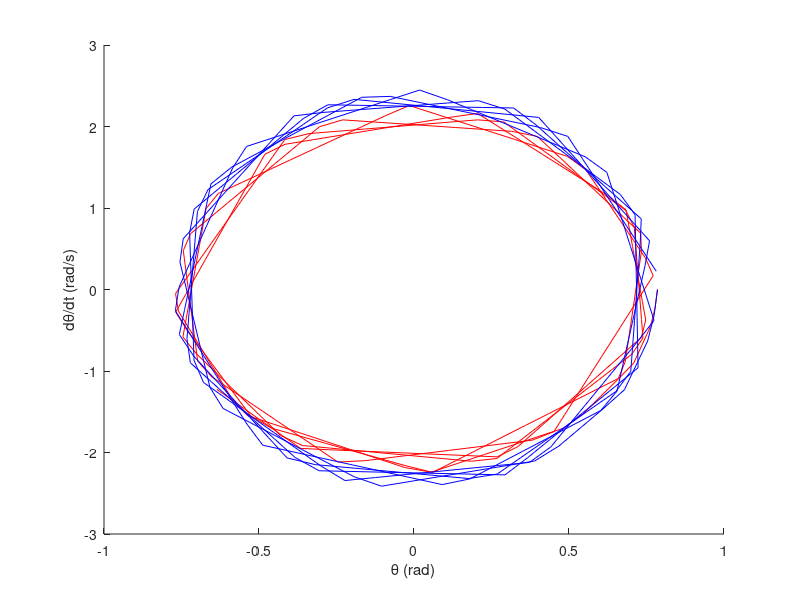
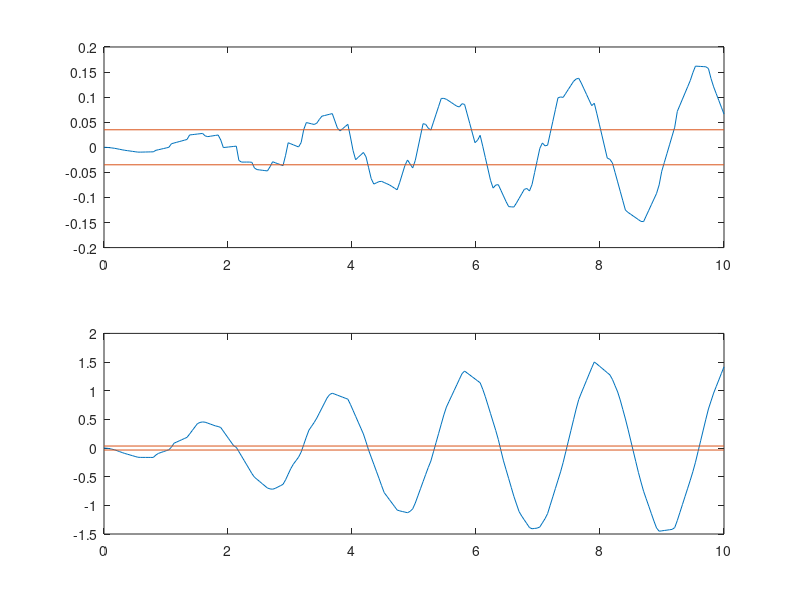

Source code (MATLAB) for these figures, in order:
% clear everything
clear all
clc

% define constants
g = 9.81;
l = 1;
t = linspace(0, 10, 240);

% solve odes
sol_nonlinear_piover10 = ode45(@(t, y) [y(2), -g/l * cos(y(1)) * y(1)].', t, [pi/10 0]);
sol_linear_piover10 = ode45(@(t, y) [y(2), -g/l * y(1)].', t, [pi/10 0]);

% generate video
y_nonlinear_piover10 = interp1(sol_nonlinear_piover10.x, sol_nonlinear_piover10.y(1, :), t);
y_linear_piover10 = interp1(sol_linear_piover10.x, sol_linear_piover10.y(1, :), t);
% videoSimple(t, y_nonlinear_piover10, y_linear_piover10, 10, l, 'pendSimples_piover10');

% generate video for (pi/4, 0)
sol_nonlinear_piover4 = ode45(@(t, y) [y(2), -g/l * cos(y(1)) * y(1)].', t, [pi/4 0]);
sol_linear_piover4 = ode45(@(t, y) [y(2), -g/l * y(1)].', t, [pi/4 0]);
y_nonlinear_piover4 = interp1(sol_nonlinear_piover4.x, sol_nonlinear_piover4.y(1, :), t);
y_linear_piover4 = interp1(sol_linear_piover4.x, sol_linear_piover4.y(1, :), t);
% videoSimple(t, y_nonlinear_piover4, y_linear_piover4, 10, l, 'pendSimples_piover4');

% generate phase diagram
figure();
hold on;

xlabel('\theta (rad)');
ylabel('d\theta/dt (rad/s)');
plot(y_nonlinear_piover4, interp1(sol_nonlinear_piover4.x, sol_nonlinear_piover4.y(2, :), t), 'red');
plot(y_linear_piover4, interp1(sol_linear_piover4.x, sol_linear_piover4.y(2, :), t), 'blue');

hold off;

% get the time instants where the lag is bigger than 2 degrees
t_lag_piover10 = [];
lag_piover10 = y_linear_piover10 - y_nonlinear_piover10;
for i = 1:length(t)
    if abs(lag_piover10(i)) > pi/90
        t_lag_piover10(end + 1) = t(i);
    end
end

t_lag_piover4 = [];
lag_piover4 = y_linear_piover4 - y_nonlinear_piover4;
for i = 1:length(t)
    if abs(lag_piover4(i)) > pi/90
        t_lag_piover4(end + 1) = t(i);
    end
end

% visualize the lag
figure();
hold on;

subplot(2, 1, 1);
xlabel('t (s)');
plot(t, lag_piover10);
line([0 t(end)], [pi/90 pi/90]);
line([0 t(end)], [-pi/90 -pi/90]);

subplot(2, 1, 2);
xlabel('t (s)');
plot(t, lag_piover4);
line([0 t(end)], [pi/90 pi/90]);
line([0 t(end)], [-pi/90 -pi/90]);

hold off;
